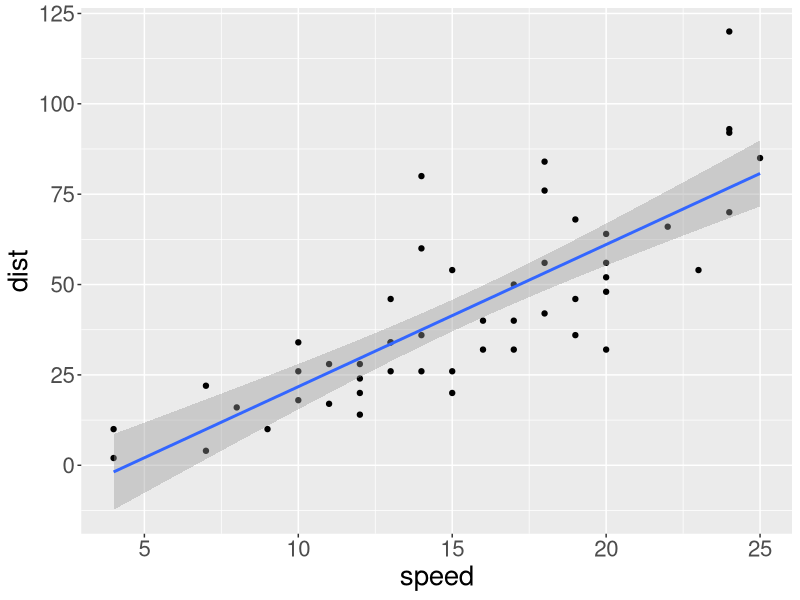
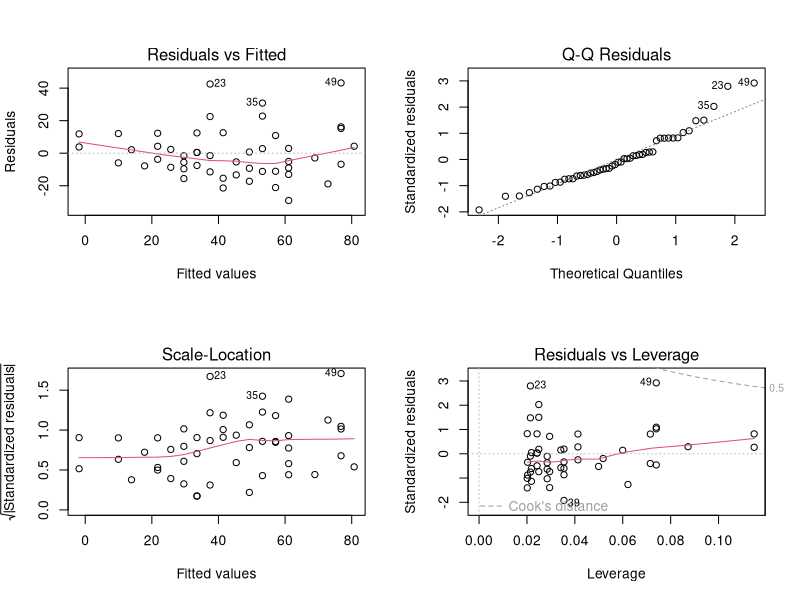

The R script that drew these images, in order:
### Single-variate Linear Regression
data(cars)
library(ggplot2)
ggplot(cars, aes(speed,dist))+ theme(text = element_text(size=20)) +
  geom_point()+
  geom_smooth(method="lm")

#Linear regression code
cars
result = lm(dist ~ speed, data = cars)
summary(result)

par(mfrow = c(2,2))
plot(lm(dist ~ speed, data = cars))

